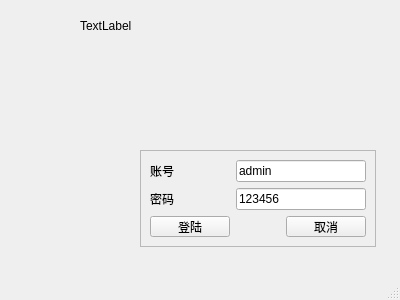
<?xml version="1.0" encoding="UTF-8"?>
<ui version="4.0">
 <class>LoginWindow</class>
 <widget class="QMainWindow" name="LoginWindow">
  <property name="geometry">
   <rect>
    <x>0</x>
    <y>0</y>
    <width>400</width>
    <height>300</height>
   </rect>
  </property>
  <property name="minimumSize">
   <size>
    <width>400</width>
    <height>300</height>
   </size>
  </property>
  <property name="maximumSize">
   <size>
    <width>400</width>
    <height>300</height>
   </size>
  </property>
  <property name="windowTitle">
   <string>QitVenture 6</string>
  </property>
  <widget class="QWidget" name="centralwidget">
   <widget class="QLabel" name="label_3">
    <property name="geometry">
     <rect>
      <x>80</x>
      <y>20</y>
      <width>54</width>
      <height>12</height>
     </rect>
    </property>
    <property name="text">
     <string>TextLabel</string>
    </property>
   </widget>
   <widget class="QFrame" name="frame">
    <property name="geometry">
     <rect>
      <x>140</x>
      <y>150</y>
      <width>236</width>
      <height>97</height>
     </rect>
    </property>
    <property name="frameShape">
     <enum>QFrame::StyledPanel</enum>
    </property>
    <property name="frameShadow">
     <enum>QFrame::Raised</enum>
    </property>
    <layout class="QGridLayout" name="gridLayout_2">
     <item row="0" column="0">
      <layout class="QGridLayout" name="gridLayout">
       <item row="0" column="1" colspan="2">
        <widget class="QLineEdit" name="line_user_account">
         <property name="text">
          <string>admin</string>
         </property>
        </widget>
       </item>
       <item row="1" column="0">
        <widget class="QLabel" name="label_2">
         <property name="text">
          <string>密码</string>
         </property>
        </widget>
       </item>
       <item row="2" column="2">
        <widget class="QPushButton" name="btn_cancel">
         <property name="text">
          <string>取消</string>
         </property>
        </widget>
       </item>
       <item row="1" column="1" colspan="2">
        <widget class="QLineEdit" name="line_password">
         <property name="text">
          <string>123456</string>
         </property>
        </widget>
       </item>
       <item row="0" column="0">
        <widget class="QLabel" name="label">
         <property name="text">
          <string>账号</string>
         </property>
        </widget>
       </item>
       <item row="2" column="0">
        <widget class="QPushButton" name="btn_login">
         <property name="text">
          <string>登陆</string>
         </property>
        </widget>
       </item>
      </layout>
     </item>
    </layout>
   </widget>
  </widget>
  <widget class="QMenuBar" name="menubar">
   <property name="geometry">
    <rect>
     <x>0</x>
     <y>0</y>
     <width>400</width>
     <height>23</height>
    </rect>
   </property>
  </widget>
  <widget class="QStatusBar" name="statusbar"/>
 </widget>
 <resources/>
 <connections/>
</ui>
